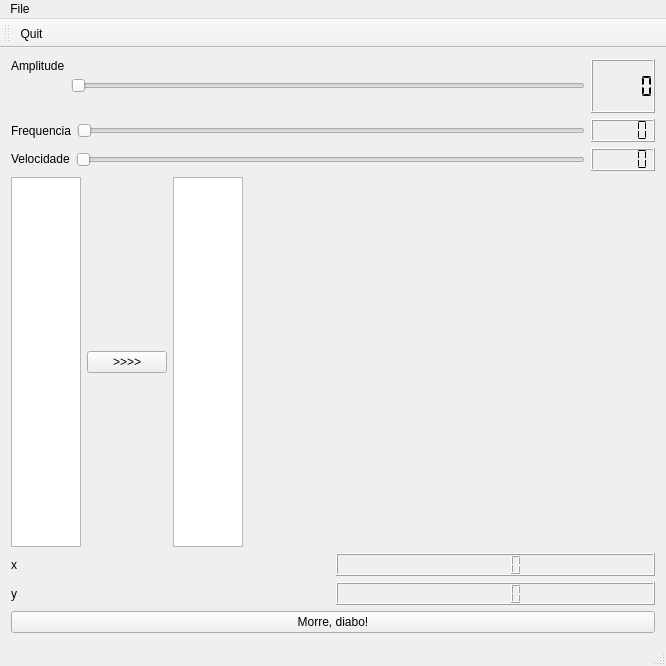
<?xml version="1.0" encoding="UTF-8"?>
<ui version="4.0">
 <class>MainWindow</class>
 <widget class="QMainWindow" name="MainWindow">
  <property name="geometry">
   <rect>
    <x>0</x>
    <y>0</y>
    <width>666</width>
    <height>666</height>
   </rect>
  </property>
  <property name="windowTitle">
   <string>MainWindow</string>
  </property>
  <widget class="QWidget" name="centralWidget">
   <layout class="QVBoxLayout" name="verticalLayout_3">
    <item>
     <layout class="QVBoxLayout" name="verticalLayout_2">
      <item>
       <layout class="QVBoxLayout" name="verticalLayout">
        <item>
         <layout class="QHBoxLayout" name="horizontalLayout">
          <item>
           <widget class="QLabel" name="LabelAmplitude">
            <property name="text">
             <string>&lt;html&gt;&lt;head/&gt;&lt;body&gt;&lt;p&gt;Amplitude&lt;/p&gt;&lt;p&gt;&lt;br/&gt;&lt;/p&gt;&lt;/body&gt;&lt;/html&gt;</string>
            </property>
           </widget>
          </item>
          <item>
           <widget class="QSlider" name="horizontalSliderAmplitude">
            <property name="orientation">
             <enum>Qt::Horizontal</enum>
            </property>
           </widget>
          </item>
          <item>
           <widget class="QLCDNumber" name="lcdNumber">
            <property name="segmentStyle">
             <enum>QLCDNumber::Flat</enum>
            </property>
           </widget>
          </item>
         </layout>
        </item>
        <item>
         <layout class="QHBoxLayout" name="horizontalLayout_2">
          <item>
           <widget class="QLabel" name="LabelFrequencia">
            <property name="text">
             <string>Frequencia</string>
            </property>
           </widget>
          </item>
          <item>
           <widget class="QSlider" name="horizontalSliderFrequencia">
            <property name="orientation">
             <enum>Qt::Horizontal</enum>
            </property>
           </widget>
          </item>
          <item>
           <widget class="QLCDNumber" name="lcdNumber_2">
            <property name="segmentStyle">
             <enum>QLCDNumber::Flat</enum>
            </property>
           </widget>
          </item>
         </layout>
        </item>
        <item>
         <layout class="QHBoxLayout" name="horizontalLayout_3">
          <item>
           <widget class="QLabel" name="LabelVelocidade">
            <property name="text">
             <string>&lt;html&gt;&lt;head/&gt;&lt;body&gt;&lt;p&gt;Velocidade&lt;/p&gt;&lt;/body&gt;&lt;/html&gt;</string>
            </property>
           </widget>
          </item>
          <item>
           <widget class="QSlider" name="horizontalSliderVelocidade">
            <property name="orientation">
             <enum>Qt::Horizontal</enum>
            </property>
           </widget>
          </item>
          <item>
           <widget class="QLCDNumber" name="lcdNumber_3">
            <property name="segmentStyle">
             <enum>QLCDNumber::Flat</enum>
            </property>
           </widget>
          </item>
         </layout>
        </item>
       </layout>
      </item>
      <item>
       <layout class="QHBoxLayout" name="horizontalLayout_7" stretch="30,70">
        <item>
         <layout class="QHBoxLayout" name="horizontalLayout_4">
          <item>
           <widget class="QTextEdit" name="textEdit"/>
          </item>
          <item>
           <widget class="QPushButton" name="pushButtonCopia">
            <property name="text">
             <string>&gt;&gt;&gt;&gt;</string>
            </property>
           </widget>
          </item>
          <item>
           <widget class="QTextBrowser" name="textBrowser"/>
          </item>
         </layout>
        </item>
        <item>
         <widget class="Plotter" name="widget_2" native="true"/>
        </item>
       </layout>
      </item>
      <item>
       <layout class="QHBoxLayout" name="horizontalLayout_5">
        <item>
         <widget class="QLabel" name="label">
          <property name="text">
           <string>x</string>
          </property>
         </widget>
        </item>
        <item>
         <widget class="QLCDNumber" name="lcdNumberX"/>
        </item>
       </layout>
      </item>
      <item>
       <layout class="QHBoxLayout" name="horizontalLayout_6">
        <item>
         <widget class="QLabel" name="label_2">
          <property name="text">
           <string>y</string>
          </property>
         </widget>
        </item>
        <item>
         <widget class="QLCDNumber" name="lcdNumberY"/>
        </item>
       </layout>
      </item>
     </layout>
    </item>
    <item>
     <widget class="QPushButton" name="pushButtonQuit">
      <property name="text">
       <string>Morre, diabo!</string>
      </property>
     </widget>
    </item>
   </layout>
  </widget>
  <widget class="QMenuBar" name="menuBar">
   <property name="geometry">
    <rect>
     <x>0</x>
     <y>0</y>
     <width>666</width>
     <height>22</height>
    </rect>
   </property>
   <widget class="QMenu" name="menuFile">
    <property name="title">
     <string>File</string>
    </property>
    <addaction name="actionQuit"/>
   </widget>
   <addaction name="menuFile"/>
  </widget>
  <widget class="QToolBar" name="mainToolBar">
   <attribute name="toolBarArea">
    <enum>TopToolBarArea</enum>
   </attribute>
   <attribute name="toolBarBreak">
    <bool>false</bool>
   </attribute>
   <addaction name="actionQuit"/>
  </widget>
  <widget class="QStatusBar" name="statusBar"/>
  <action name="actionQuit">
   <property name="checkable">
    <bool>false</bool>
   </property>
   <property name="enabled">
    <bool>true</bool>
   </property>
   <property name="icon">
    <iconset>
     <normaloff>recursos/icone.png</normaloff>recursos/icone.png</iconset>
   </property>
   <property name="text">
    <string>Quit</string>
   </property>
  </action>
 </widget>
 <layoutdefault spacing="6" margin="11"/>
 <customwidgets>
  <customwidget>
   <class>Plotter</class>
   <extends>QWidget</extends>
   <header>plotter.h</header>
   <container>1</container>
   <slots>
    <slot>setAmplitude(int)</slot>
    <slot>setFrequencia(int)</slot>
    <slot>setVelocidade(int)</slot>
   </slots>
  </customwidget>
 </customwidgets>
 <resources/>
 <connections>
  <connection>
   <sender>actionQuit</sender>
   <signal>triggered()</signal>
   <receiver>MainWindow</receiver>
   <slot>mataTudo()</slot>
   <hints>
    <hint type="sourcelabel">
     <x>-1</x>
     <y>-1</y>
    </hint>
    <hint type="destinationlabel">
     <x>548</x>
     <y>296</y>
    </hint>
   </hints>
  </connection>
  <connection>
   <sender>pushButtonCopia</sender>
   <signal>clicked()</signal>
   <receiver>MainWindow</receiver>
   <slot>copiaTexto()</slot>
   <hints>
    <hint type="sourcelabel">
     <x>166</x>
     <y>411</y>
    </hint>
    <hint type="destinationlabel">
     <x>219</x>
     <y>223</y>
    </hint>
   </hints>
  </connection>
  <connection>
   <sender>horizontalSliderAmplitude</sender>
   <signal>valueChanged(int)</signal>
   <receiver>lcdNumber</receiver>
   <slot>display(int)</slot>
   <hints>
    <hint type="sourcelabel">
     <x>298</x>
     <y>105</y>
    </hint>
    <hint type="destinationlabel">
     <x>601</x>
     <y>118</y>
    </hint>
   </hints>
  </connection>
  <connection>
   <sender>horizontalSliderFrequencia</sender>
   <signal>valueChanged(int)</signal>
   <receiver>lcdNumber_2</receiver>
   <slot>display(int)</slot>
   <hints>
    <hint type="sourcelabel">
     <x>396</x>
     <y>159</y>
    </hint>
    <hint type="destinationlabel">
     <x>601</x>
     <y>152</y>
    </hint>
   </hints>
  </connection>
  <connection>
   <sender>horizontalSliderVelocidade</sender>
   <signal>valueChanged(int)</signal>
   <receiver>lcdNumber_3</receiver>
   <slot>display(int)</slot>
   <hints>
    <hint type="sourcelabel">
     <x>311</x>
     <y>188</y>
    </hint>
    <hint type="destinationlabel">
     <x>611</x>
     <y>196</y>
    </hint>
   </hints>
  </connection>
  <connection>
   <sender>horizontalSliderAmplitude</sender>
   <signal>valueChanged(int)</signal>
   <receiver>widget_2</receiver>
   <slot>setAmplitude(int)</slot>
   <hints>
    <hint type="sourcelabel">
     <x>356</x>
     <y>109</y>
    </hint>
    <hint type="destinationlabel">
     <x>390</x>
     <y>236</y>
    </hint>
   </hints>
  </connection>
  <connection>
   <sender>horizontalSliderFrequencia</sender>
   <signal>valueChanged(int)</signal>
   <receiver>widget_2</receiver>
   <slot>setFrequencia(int)</slot>
   <hints>
    <hint type="sourcelabel">
     <x>350</x>
     <y>160</y>
    </hint>
    <hint type="destinationlabel">
     <x>352</x>
     <y>224</y>
    </hint>
   </hints>
  </connection>
  <connection>
   <sender>horizontalSliderVelocidade</sender>
   <signal>valueChanged(int)</signal>
   <receiver>widget_2</receiver>
   <slot>setVelocidade(int)</slot>
   <hints>
    <hint type="sourcelabel">
     <x>486</x>
     <y>185</y>
    </hint>
    <hint type="destinationlabel">
     <x>489</x>
     <y>214</y>
    </hint>
   </hints>
  </connection>
 </connections>
 <slots>
  <slot>copiaTexto()</slot>
  <slot>mataTudo()</slot>
 </slots>
</ui>
